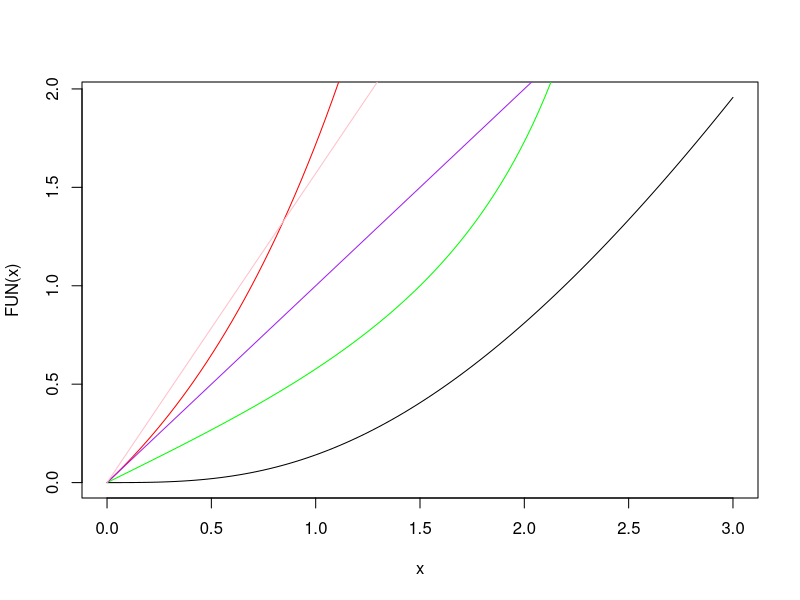
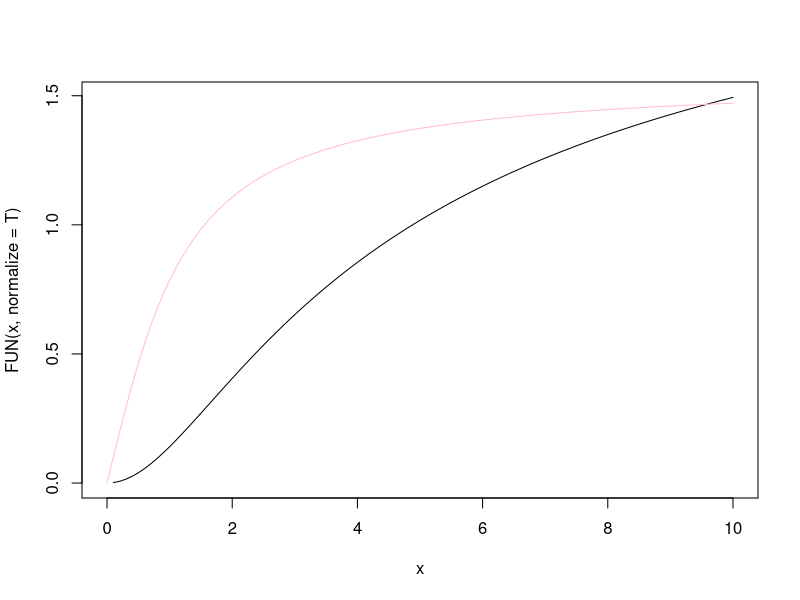

Write R code to recreate these figures, in order. (Note: this script raises an error after producing the figures.)
##################
##
## Leonard Mada
##
## Integrals: Trig
## Variants: ATAN


####################

### Helper Constants
Euler   = 0.577215664901532860606512090;
Catalan = 0.915965594177219015054603514;

#####################
#####################

### Basic Integrals

### I( atan(x) / x )
integrate(\(x) atan(x) / x, 0, 1)
Catalan

# Varia:
x = exp(pracma::lambertWp(exp(-1)) / 2 + 1/2)
# Maximum of function:
log(x) / (x^2 + 1)


### I( atan(x) / x^2 )
integrate(\(x) - (atan(x) / x^2 - 1/x), 0, 1)
pi/4 + log(2)/2 - 1


####################
####################

### Fractions

# Note:
# - see also file: Integrals.Log.Fractions.Complex.R;


### I( atan(x^2) / (x^2 + 1) )
integrate(function(x) atan(x^2) / (x^2 + 1), 0, Inf)
pi^2 / 8

### I( atan(x^n) / (x^2 + 1) )
n = sqrt(3) # independent of n;
integrate(function(x) atan(x^n) / (x^2 + 1), 0, Inf)
pi^2 / 8


### I( atan(x^2) / (x^4 + 1) )
integrate(\(x) atan(x^2) / (x^4 + 1), 0, Inf, rel.tol=1E-9)
pi*(pi - 2*log(2)) * sqrt(2) / 16


### I( atan(x^4) / (x^4 + 1) )
integrate(\(x) atan(x^4) / (x^4 + 1), 0, Inf, rel.tol=1E-9)
pi^2 / sin(pi/4) / 8 - pi * (
	(digamma(13/16) - digamma(5/16)) / sin(pi/8) +
	(digamma(9/16) - digamma(1/16)) / sin(5*pi/8) +
	- (digamma(3/4) - digamma(1/4)) / sin(pi/4) * 2) / 32;


### I( x^2 * atan(x^4) / (x^4 + 1) )
integrate(\(x) x^2 * atan(x^4) / (x^4 + 1), 0, Inf, rel.tol=1E-9)
pi^2 / sin(3*pi/4) / 8 - pi * (
	(digamma(15/16) - digamma(7/16)) / sin(3*pi/8) +
	(digamma(11/16) - digamma(3/16)) / sin(7*pi/8) +
	- (digamma(3/4) - digamma(1/4)) / sin(3*pi/4) * 2) / 32;


### Gen: I( atan(x^4 / b^4) / (x^4 + 1) )
# see Integrals.Fractions.Unity.R;
b = 3^(1/4)
integrate(\(x) atan(x^4 / b^4) / (x^4 + 1), 0, Inf, rel.tol=1E-9)
# Solution:
pfr = seq(1, 8, by=2) * pi / 8; cs = cos(pfr); sn = sin(pfr);
cs4 = cos(5*pfr); sn4 = sin(5*pfr); x = b;
cs3 = cos(4*pfr); sn3 = sin(4*pfr);
pi^2 / sin(pi/4) / 8 - pi*(
	+ sum(cs4*log(x^2 + 2*cs*x + 1) +
		+ 2*sn4 * (atan((x + cs)/sn) - atan(cs/sn))) / sin(pi/8) +
	+ sum(cs*log(x^2 + 2*cs*x + 1) +
		+ 2*sn * (atan((x + cs)/sn) - atan(cs/sn))) / sin(5*pi/8) +
	+ sum(cs3*log(x^2 + 2*cs*x + 1) +
		+ 2*sn3 * (atan((x + cs)/sn) - atan(cs/sn))) * 2 / sin(pi/4)) / 16;


# Derivation:

# from atan(x^4) / (x^4 + 1)
b = 5^(1/8) # does NOT include factor * 4*b^3
integrate(\(x) x^4/(x^8 + b^8) / (x^4 + 1), 0, Inf, rel.tol=1E-9)
integrate(\(x) ((x^4+b^8)/(x^8 + b^8) - 1/(x^4+1)) / (b^8 + 1), 0, Inf)
pi * (1/sin(pi/8) * b + 1/sin(5*pi/8) / b^3 - 2/sin(pi/4)) / 8 / (b^8+1)

# from x^2 * atan(x^4) / (x^4 + 1)
b = 5^(1/8) # does NOT include factor * 4*b^3
integrate(\(x) x^6/(x^8 + b^8) / (x^4 + 1), 0, Inf, rel.tol=1E-9)
integrate(\(x) x^2 * ((x^4+b^8)/(x^8 + b^8) - 1/(x^4+1)) / (b^8 + 1), 0, Inf)
pi * (1/sin(3*pi/8) * b^3 + 1/sin(7*pi/8) / b - 2/sin(3*pi/4)) / 8 / (b^8+1)

# Note:
# (digamma(3/4) - digamma(1/4)) == pi;
# (allows slight simplification)


####################
####################

### Log-Combinations

### I( atan(x) * log((1-x)/(1+x)) )
# Maths 505: Another INSANE integral!
# https://www.youtube.com/watch?v=KEDEzVqlAYU

integrate(\(x) atan(x) * log((1-x)/(1+x)), 0, 1)
pi^2/16 - pi/4*log(2) - Catalan;


### I( atan(x) * log(1-x) )
integrate(\(x) atan(x) * log(1-x), 0, 1)
integrate(\(x) ((1-x)*log(1-x) + x) / (x^2+1) - pi/4, 0, 1)
5/96*pi^2 + pi*log(2)/8 - log(2)^2 / 8 + log(2)/2 - pi/4 - Catalan;

### I( atan(x) * log(1+x) )
integrate(\(x) atan(x) * log(1+x), 0, 1)
-1/96*pi^2 + 3/8*pi*log(2) - log(2)^2 / 8 + log(2)/2 - pi/4;


###
integrate(\(x) atan(x) * atan(1-x), 0, 1)
integrate(\(x) (1-2*x) * atan(1-x) / (x^2+1), 0, 1)
# TODO

#
integrate(\(x) atan(1-x) / (x^2+1), 0, 1)
1.393582/2 + # (Li2((3-1i)/5) + Li2((3+1i)/5)) / 2 +
	+ (log(5)*log(5/4)/4 - pi^2/8  + pi/4*atan(1/2) + atan(1/2)*atan(1/3))/2;

#
integrate(\(x) x * atan(1-x) / (x^2+1), 0, 1)
-0.59849679 * 1i/2i + # (Li2((3-1i)/5) - Li2((3+1i)/5)) / 2i +
	+ (2*log(2)*atan(1/2) + log(5)*(pi/4 + atan(1/3) - atan(1/2))) / 4;


# Gen 1: TODO
k = 2
integrate(function(x) atan(x) * log((k - x)/(k + x)), 0, 1)
(pi/4 - log(2)/2)*log((k-1)/(k+1)) +
	+ integrate(function(x) (x*atan(x) - log(x^2+1)/2)*(1/(k - x) + 1/(k + x)), 0, 1)$value
(pi/4 - log(2)/2)*log((k-1)/(k+1)) +
	+ integrate(function(x) k*atan(x)*(1/(k-x) - 1/(x+k)), 0, 1)$value +
	- integrate(function(x) log(x^2+1)/2*(1/(k - x) + 1/(k + x)), 0, 1)$value


####################
####################

### I( log(x) * atan(x) / x )
# 1.) Maths 505: a superb integral sprinkled with some fourier analysis
# https://www.youtube.com/watch?v=aHCLS4l65VE
# 2.a) see also: Sums.Fractions.Higher.R;
# 2.b) Flammable Maths: An AMAZING Journey of Series Evaluation!
# Calculating Euler's Sum! [ Series pi^3/32 (-1)^k/(2k+1)^3 ]

integrate(\(x) log(x) * atan(x) / x, 0, 1)
- pi^3 / 32


### I( log(x) * atan(x) )
integrate(\(x) log(x) * atan(x), 0, 1)
pi^2/48 - pi/4 + log(2)/2

# Derivation:
id = seq(0, 20000)
- sum((-1)^id * (1/(2*id+1) - 1/(2*id+2))) + pi^2/48
- sum((-1)^id / (2*id+1)) + pi^2/48 + log(2)/2
pi^2/48 - pi/4 + log(2)/2


### I( log(x) * atan(x^p) / x )
integrate(\(x) log(x) * atan(x^2) / x, 0, 1)
- pi^3 / 128

### Gen:
p = sqrt(5)
integrate(\(x) log(x) * atan(x^p) / x, 0, 1)
- pi^3 / (32 * p^2)

### Other:
integrate(\(x) log(x) * x / (x^2 + 1), 0, 1)
- pi^2/48


### Pow = 2
p = sqrt(5)
integrate(\(x) log(x)^2 * x^(p-1) / (x^(2*p) + 1), 0, 1)
pi^3 / (16 * p^3)

###
integrate(\(x) log(x)^2 / (x^2 + 1), 0, 1)
pi^3 / 16


###
integrate(\(x) log(x^2 + 1) / x, 0, 1)
pi^2/24


###############
###############

### Experiments

### ATAN * ATAN

# Related Materials:
# 1. Dr. Peyam: What is convolution?
#    https://www.youtube.com/watch?v=MkdPzDxUkz0


FUN = function(x, normalize = FALSE) {
	y = sapply(x, \(lim) {
			integrate(\(x) atan(x) * atan(lim - x), 0, lim)$value;
	});
	if(normalize) y = y / x;
	return(y);
}

#
up = 3; # up = 10; # up = 50;
curve(FUN(x), 0, up)
curve(exp(x) - 1, add=TRUE, col="red")
curve(tan(pi/2 * x/up), add=TRUE, col="green")
curve(eval(x), add=TRUE, col="purple")
curve(eval(pi/2*x), add=TRUE, col="pink")

#
up = 10; # up = 30; # up = 500;
curve(FUN(x, normalize = T), 0, up)
curve(atan(x), add=TRUE, col="pink")

# Limit: lim -> Inf
# library(Rmpfr)
lim = mpfr("1E+8", 240)
integrate(\(x) {
	x = mpfr(x, 240);
	y = atan(x) * atan(lim - x) / lim;
	as.numeric(y);
}, 0, as.numeric(lim))
pi^2 / 4

# Note: the proof is left as an exercise for the reader;
